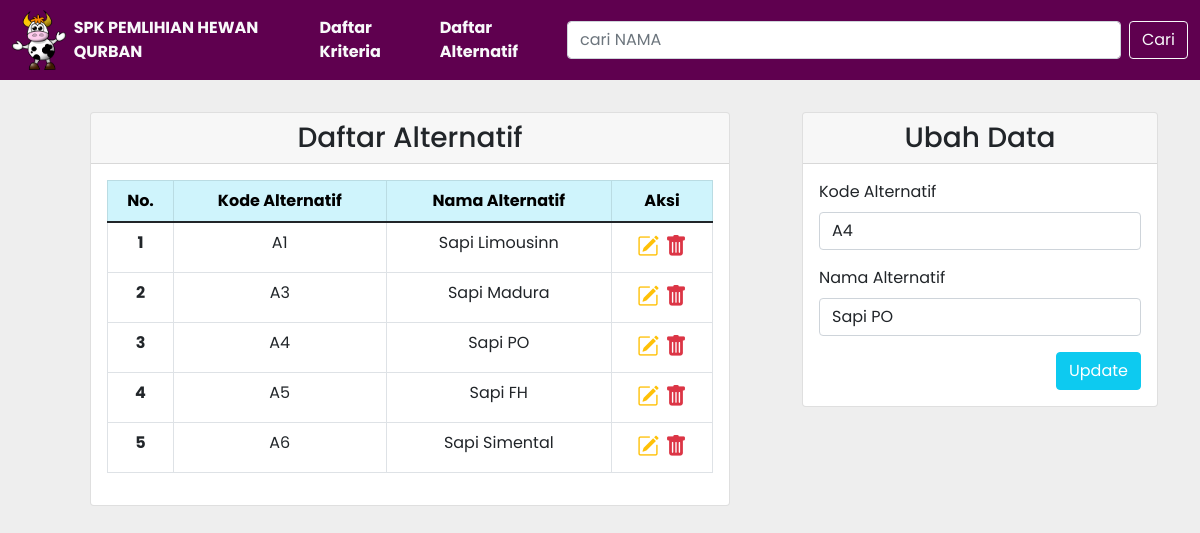
/alternatif.php?id=3, run on the app's committed database.
### tables this page shows
CREATE TABLE `alternatif` (
  `alternatif_id` int(11) NOT NULL,
  `alternatif_kode` varchar(50) NOT NULL,
  `alternatif_nama` varchar(255) DEFAULT NULL
);

### config/db.php (called while the page is built)
<?php
$DB_HOST = "localhost";
$DB_USERNAME = "root";
$DB_PASSWORD = "";
$DB_NAME = "db_tubes_spk";

### classes/DB.php (called while the page is built, shortened)
<?php
class DB
{
    private $hostname;
    private $username;
    private $password;
    private $dbname;
    private $conn;
    private $result;
    function __construct($hostname, $username, $password, $dbname)
    {
        $this->hostname = $hostname;
        $this->username = $username;
        $this->password = $password;
        $this->dbname = $dbname;
    }
    function open()
    {
        $this->conn = mysqli_connect($this->hostname, $this->username, $this->password, $this->dbname);
    }
    function execute($query)
    {
        $this->result = mysqli_query($this->conn, $query);
    }
    function getResult()
    {
        return mysqli_fetch_array($this->result);
    }
}

### classes/Alternatif.php (called while the page is built, shortened)
<?php
class Alternatif extends DB
{
    function getAlternatif()
    {
        $query = "SELECT * FROM alternatif";
        return $this->execute($query);
    }
    function getAlternatifById($id)
    {
        $query = "SELECT * FROM alternatif WHERE alternatif_id=$id";
        return $this->execute($query);
    }
}

### alternatif.php (the view, shortened to what this page needs)
<?php
include('config/db.php');
include('classes/DB.php');
include('classes/Alternatif.php');
include('classes/Template.php');
$alternatif = new Alternatif($DB_HOST, $DB_USERNAME, $DB_PASSWORD, $DB_NAME);
$alternatif->open();
$alternatif->getAlternatif();
if (isset($_POST['btn-search'])) {
    $alternatif->searchAlternatif($_POST['search']);
} else {
    $alternatif->getAlternatif();
}
$header = '<tr>
<th scope="row">No.</th>
<th scope="row">Kode Alternatif</th>
<th scope="row">Nama Alternatif</th>
<th scope="row">Aksi</th>
</tr>';
$data = null;
$no = 1;
while ($div = $alternatif->getResult()) {
    $data .= '<tr>
    <th scope="row">' . $no . '</th>
    <td>' . $div['alternatif_kode'] . '</td>
    <td>' . $div['alternatif_nama'] . '</td>
    <td style="font-size: 22px;">
        <a href="alternatif.php?id=' . $div['alternatif_id'] . '" title="Edit Data"><i class="bi bi-pencil-square text-warning"></i></a>&nbsp;<a href="alternatif.php?hapus=' . $div['alternatif_id'] . '" title="Delete Data"><i class="bi bi-trash-fill text-danger"></i></a>
        </td>
    </tr>';
    $no++;
}
if (isset($_GET['id'])) {
    $id = $_GET['id'];
    if ($id >= 0) {
        $alternatif->getAlternatifById($id);
    }
}

### classes/Template.php (shortened to what this page needs)
<?php
class Template
{
    var $content = '';
    function __construct($filename = '')
    {
        $this->content = implode('', @file($filename));
    }
    function clear()
    {
        $this->content = preg_replace("/DATA_[A-Z|_|0-9]+/", "", $this->content);
    }
    function write()
    {
        print $this->content;
    }
    function replace($old = '', $new = '')
    {
        if (is_int($new)) {
            $value = sprintf("%d", $new);
        } elseif (is_float($new)) {
            $value = sprintf("%f", $new);
        } elseif (is_array($new)) {
            $value = '';
            foreach ($new as $item) {
                $value .= $item . ' ';
            }
        } else {
            $value = $new;
        }
        $this->content = preg_replace("/$old/", $value, $this->content);
    }
}

### data on the page
alternatif: alternatif_nama+alternatif_kode (picture), alternatif_kode "A4", alternatif_nama "Sapi PO"
alternatif: alternatif_kode "A1", alternatif_nama "Sapi Limousinn"
alternatif: alternatif_kode "A3", alternatif_nama "Sapi Madura"
alternatif: alternatif_kode "A5", alternatif_nama "Sapi FH"
alternatif: alternatif_kode "A6", alternatif_nama "Sapi Simental"
